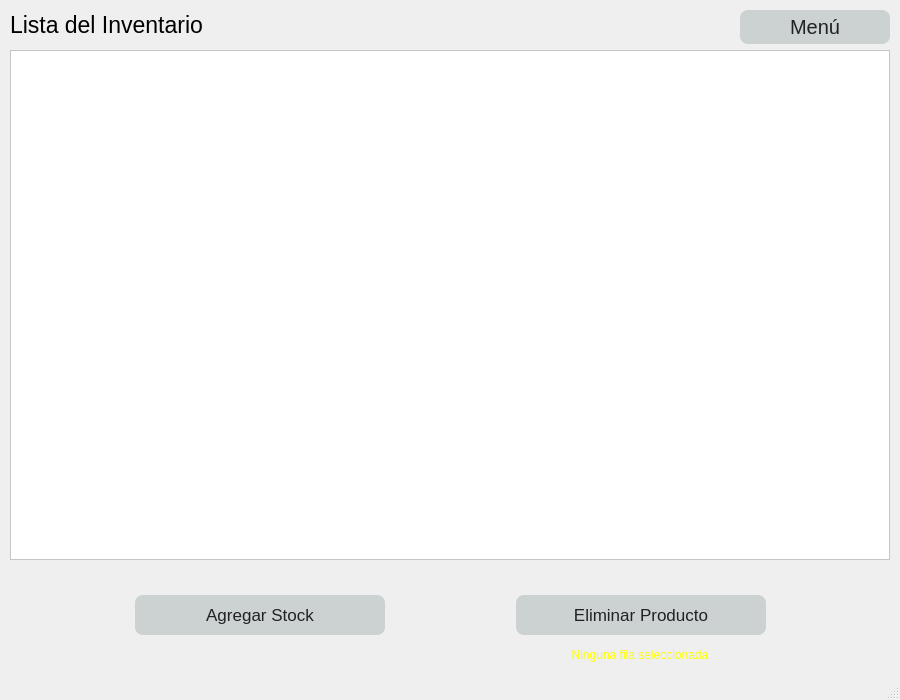
<?xml version="1.0" encoding="UTF-8"?>
<ui version="4.0">
 <class>MainWindow</class>
 <widget class="QMainWindow" name="MainWindow">
  <property name="geometry">
   <rect>
    <x>0</x>
    <y>0</y>
    <width>900</width>
    <height>700</height>
   </rect>
  </property>
  <property name="sizePolicy">
   <sizepolicy hsizetype="Preferred" vsizetype="Preferred">
    <horstretch>0</horstretch>
    <verstretch>0</verstretch>
   </sizepolicy>
  </property>
  <property name="minimumSize">
   <size>
    <width>900</width>
    <height>700</height>
   </size>
  </property>
  <property name="maximumSize">
   <size>
    <width>900</width>
    <height>700</height>
   </size>
  </property>
  <property name="windowTitle">
   <string>Farmasty / Inventario</string>
  </property>
  <property name="styleSheet">
   <string notr="true">background:&quot;#222&quot;; color: &quot;#eee&quot;</string>
  </property>
  <widget class="QWidget" name="centralwidget">
   <widget class="QLabel" name="label">
    <property name="geometry">
     <rect>
      <x>10</x>
      <y>10</y>
      <width>700</width>
      <height>30</height>
     </rect>
    </property>
    <property name="minimumSize">
     <size>
      <width>700</width>
      <height>30</height>
     </size>
    </property>
    <property name="maximumSize">
     <size>
      <width>700</width>
      <height>30</height>
     </size>
    </property>
    <property name="font">
     <font>
      <family>Arial</family>
      <pointsize>17</pointsize>
     </font>
    </property>
    <property name="text">
     <string>Lista del Inventario</string>
    </property>
   </widget>
   <widget class="QTableWidget" name="inventario_table">
    <property name="geometry">
     <rect>
      <x>10</x>
      <y>50</y>
      <width>880</width>
      <height>510</height>
     </rect>
    </property>
    <property name="minimumSize">
     <size>
      <width>880</width>
      <height>510</height>
     </size>
    </property>
    <property name="maximumSize">
     <size>
      <width>880</width>
      <height>510</height>
     </size>
    </property>
    <property name="font">
     <font>
      <family>Arial</family>
      <pointsize>15</pointsize>
     </font>
    </property>
    <property name="autoFillBackground">
     <bool>true</bool>
    </property>
    <property name="styleSheet">
     <string notr="true">color:#000; background: #fff;</string>
    </property>
    <property name="editTriggers">
     <set>QAbstractItemView::NoEditTriggers</set>
    </property>
    <property name="showGrid">
     <bool>true</bool>
    </property>
    <property name="gridStyle">
     <enum>Qt::SolidLine</enum>
    </property>
    <property name="columnCount">
     <number>0</number>
    </property>
    <attribute name="horizontalHeaderVisible">
     <bool>true</bool>
    </attribute>
    <attribute name="horizontalHeaderCascadingSectionResizes">
     <bool>false</bool>
    </attribute>
    <attribute name="horizontalHeaderDefaultSectionSize">
     <number>170</number>
    </attribute>
    <attribute name="horizontalHeaderHighlightSections">
     <bool>false</bool>
    </attribute>
    <attribute name="horizontalHeaderMinimumSectionSize">
     <number>39</number>
    </attribute>
   </widget>
   <widget class="QPushButton" name="volver_menu_btn">
    <property name="geometry">
     <rect>
      <x>740</x>
      <y>10</y>
      <width>150</width>
      <height>34</height>
     </rect>
    </property>
    <property name="minimumSize">
     <size>
      <width>150</width>
      <height>34</height>
     </size>
    </property>
    <property name="maximumSize">
     <size>
      <width>150</width>
      <height>34</height>
     </size>
    </property>
    <property name="font">
     <font>
      <pointsize>15</pointsize>
      <weight>50</weight>
      <bold>false</bold>
     </font>
    </property>
    <property name="cursor">
     <cursorShape>PointingHandCursor</cursorShape>
    </property>
    <property name="styleSheet">
     <string notr="true">background-color:#ccd1d1; color: #222; border-radius: 8px</string>
    </property>
    <property name="text">
     <string>Menú</string>
    </property>
   </widget>
   <widget class="QWidget" name="horizontalLayoutWidget">
    <property name="geometry">
     <rect>
      <x>10</x>
      <y>560</y>
      <width>881</width>
      <height>111</height>
     </rect>
    </property>
    <layout class="QHBoxLayout" name="horizontalLayout">
     <item>
      <widget class="QPushButton" name="agg_btn">
       <property name="minimumSize">
        <size>
         <width>250</width>
         <height>40</height>
        </size>
       </property>
       <property name="maximumSize">
        <size>
         <width>250</width>
         <height>40</height>
        </size>
       </property>
       <property name="font">
        <font>
         <family>Arial</family>
         <pointsize>13</pointsize>
        </font>
       </property>
       <property name="cursor">
        <cursorShape>PointingHandCursor</cursorShape>
       </property>
       <property name="styleSheet">
        <string notr="true">background-color:#ccd1d1; color: #222; border-radius: 8px</string>
       </property>
       <property name="text">
        <string>Agregar Stock</string>
       </property>
      </widget>
     </item>
     <item>
      <widget class="QPushButton" name="del_btn">
       <property name="minimumSize">
        <size>
         <width>250</width>
         <height>40</height>
        </size>
       </property>
       <property name="maximumSize">
        <size>
         <width>250</width>
         <height>40</height>
        </size>
       </property>
       <property name="font">
        <font>
         <family>Arial</family>
         <pointsize>13</pointsize>
        </font>
       </property>
       <property name="cursor">
        <cursorShape>PointingHandCursor</cursorShape>
       </property>
       <property name="styleSheet">
        <string notr="true">background-color:#ccd1d1; color: #222; border-radius: 8px</string>
       </property>
       <property name="text">
        <string>Eliminar Producto</string>
       </property>
      </widget>
     </item>
    </layout>
   </widget>
   <widget class="QLabel" name="warning_lbl">
    <property name="geometry">
     <rect>
      <x>520</x>
      <y>630</y>
      <width>240</width>
      <height>50</height>
     </rect>
    </property>
    <property name="minimumSize">
     <size>
      <width>240</width>
      <height>50</height>
     </size>
    </property>
    <property name="maximumSize">
     <size>
      <width>240</width>
      <height>50</height>
     </size>
    </property>
    <property name="font">
     <font>
      <pointsize>9</pointsize>
     </font>
    </property>
    <property name="styleSheet">
     <string notr="true">background: transparent; color: yellow;</string>
    </property>
    <property name="text">
     <string>Ninguna fila seleccionada</string>
    </property>
    <property name="alignment">
     <set>Qt::AlignCenter</set>
    </property>
   </widget>
  </widget>
  <widget class="QMenuBar" name="menubar">
   <property name="geometry">
    <rect>
     <x>0</x>
     <y>0</y>
     <width>900</width>
     <height>26</height>
    </rect>
   </property>
  </widget>
  <widget class="QStatusBar" name="statusbar"/>
 </widget>
 <resources/>
 <connections/>
</ui>
